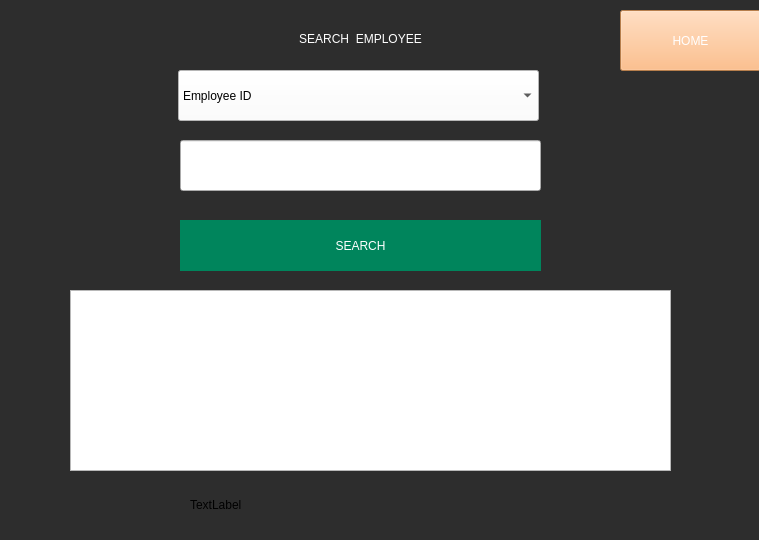
<?xml version="1.0" encoding="UTF-8"?>
<ui version="4.0">
 <class>Searchdetails</class>
 <widget class="QDialog" name="Searchdetails">
  <property name="geometry">
   <rect>
    <x>0</x>
    <y>0</y>
    <width>759</width>
    <height>540</height>
   </rect>
  </property>
  <property name="minimumSize">
   <size>
    <width>720</width>
    <height>480</height>
   </size>
  </property>
  <property name="windowTitle">
   <string>Dialog</string>
  </property>
  <property name="styleSheet">
   <string notr="true">#Searchdetails
{
	background:#2D2D2D;
}</string>
  </property>
  <widget class="QLabel" name="label">
   <property name="geometry">
    <rect>
     <x>176</x>
     <y>3</y>
     <width>361</width>
     <height>71</height>
    </rect>
   </property>
   <property name="styleSheet">
    <string notr="true">color:rgb(255, 255, 255)
</string>
   </property>
   <property name="text">
    <string>                                     SEARCH  EMPLOYEE</string>
   </property>
  </widget>
  <widget class="QComboBox" name="SearchBox">
   <property name="geometry">
    <rect>
     <x>178</x>
     <y>70</y>
     <width>361</width>
     <height>51</height>
    </rect>
   </property>
   <property name="styleSheet">
    <string notr="true">color: black;
background-color: rgb(255, 255, 255);</string>
   </property>
   <item>
    <property name="text">
     <string>Employee ID</string>
    </property>
   </item>
   <item>
    <property name="text">
     <string>Name</string>
    </property>
   </item>
   <item>
    <property name="text">
     <string>Department</string>
    </property>
   </item>
  </widget>
  <widget class="QLineEdit" name="lineEdit_Sname">
   <property name="geometry">
    <rect>
     <x>180</x>
     <y>140</y>
     <width>361</width>
     <height>51</height>
    </rect>
   </property>
  </widget>
  <widget class="QPushButton" name="SearchBut">
   <property name="geometry">
    <rect>
     <x>180</x>
     <y>220</y>
     <width>361</width>
     <height>51</height>
    </rect>
   </property>
   <property name="styleSheet">
    <string notr="true">#SearchBut
{
	background:#00855C;
	border:none;
	color:white;
}

#SearchBut:hover
{
	background:#2D2D2D;
	border:2px solid #00855C;
	color:#00855C;
}</string>
   </property>
   <property name="text">
    <string>SEARCH</string>
   </property>
  </widget>
  <widget class="QTableView" name="EmptableView">
   <property name="geometry">
    <rect>
     <x>70</x>
     <y>290</y>
     <width>601</width>
     <height>181</height>
    </rect>
   </property>
  </widget>
  <widget class="QPushButton" name="HomeButton">
   <property name="geometry">
    <rect>
     <x>620</x>
     <y>10</y>
     <width>141</width>
     <height>61</height>
    </rect>
   </property>
   <property name="styleSheet">
    <string notr="true">color:white;
background-color: rgb(255, 176, 107);</string>
   </property>
   <property name="text">
    <string>HOME</string>
   </property>
  </widget>
  <widget class="QLabel" name="searchconnection">
   <property name="geometry">
    <rect>
     <x>190</x>
     <y>489</y>
     <width>321</width>
     <height>31</height>
    </rect>
   </property>
   <property name="text">
    <string>TextLabel</string>
   </property>
  </widget>
 </widget>
 <resources/>
 <connections/>
</ui>
